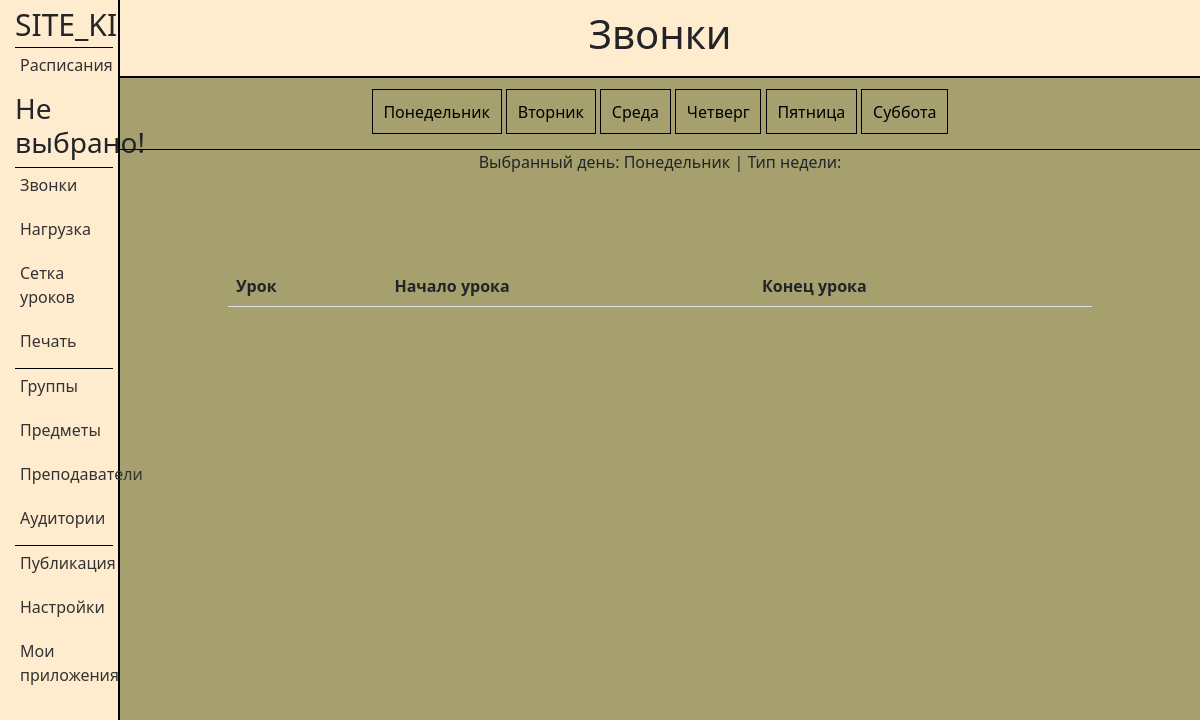
Before: /applications/7/bells/ with the older database file.
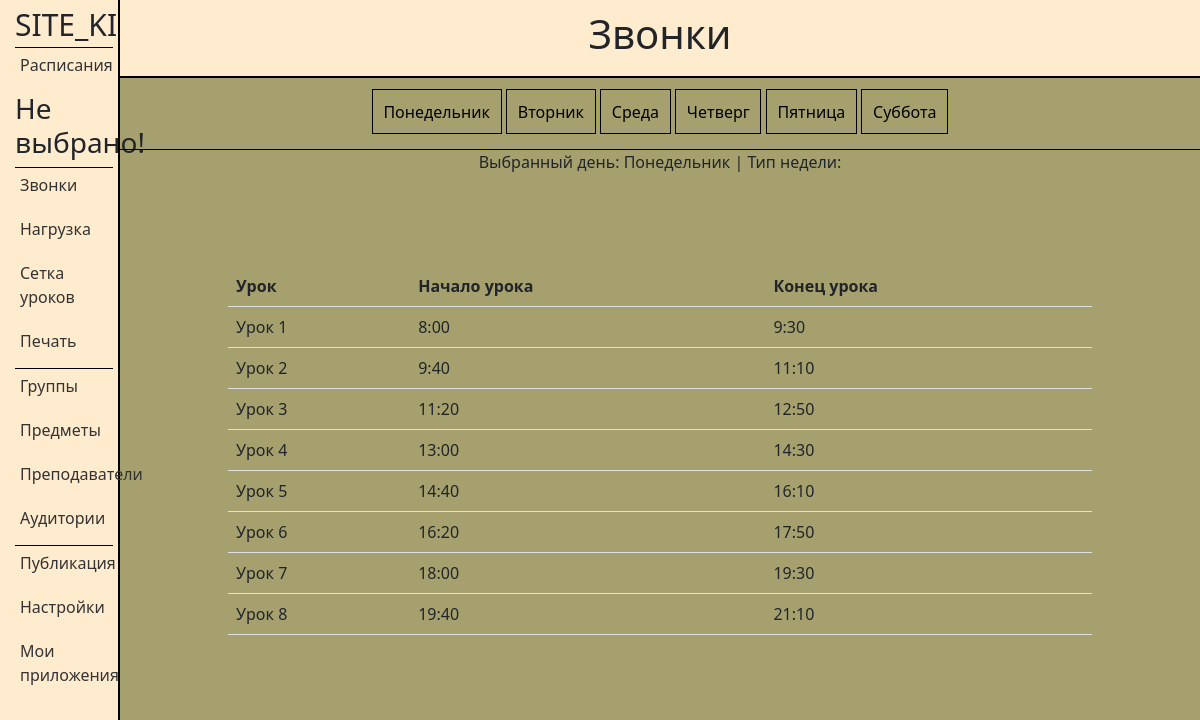
After: the same page with the newer database file.
### applications/models.py (models this page shows, shortened)
class Bells(models.Model):
    lesson = models.CharField('Урок', max_length=50)
    time_start = models.TimeField('Начало урока', default=timezone.now)
    time_end = models.TimeField('Конец урока', default=timezone.now)
    week_day = models.CharField('День недели', max_length=50)
    type = models.CharField('Тип', max_length=50)
    schedule_id = models.ForeignKey(Schedules, on_delete=models.CASCADE, related_name='Bells')
    class Meta:
        verbose_name = 'Звонок'
        verbose_name_plural = 'Звонки'

### applications/views.py (the view)
def bells(request, app_id):
    selected_day = request.GET.get('day')  # Получаем выбранный день из строки запроса
    week_title = find_week_title(request)
    if selected_day == None:
        selected_day = 'Понедельник'
    if selected_day:
        bells = Bells.objects.filter(schedule_id__application_id=app_id, week_day=selected_day)
    else:
        bells = Bells.objects.filter(schedule_id__application_id=app_id)
    data = {
        'bells': bells,
        'selected_day': selected_day,
        'app_id': app_id,
        'title': week_title
    }
    return render(request, 'applications/bells.html', data)

### applications/views.py (called while the page is built)
def find_week_title(request):
    week_title = None
    if request.COOKIES.get('selectedElementId'):
        sched_id = request.COOKIES.get('selectedElementId')
        sched_instance = Schedules.objects.get(id=sched_id)
        week_title = sched_instance.title
    else:
        week_title = 'Не выбрано!'
    return week_title

### applications/templates/applications/bells.html (shortened to what this page needs)
{% extends 'applications/layout.html' %}
{% load static %}
{% block content %}
<div class="features">
    <header>
        <h1>Звонки</h1>
    </header>
<div class="day_selector">
    <div class="week-selector">
        <a href="?day=Понедельник">Понедельник</a>
        <a href="?day=Вторник">Вторник</a>
        <a href="?day=Среда">Среда</a>
        <a href="?day=Четверг">Четверг</a>
        <a href="?day=Пятница">Пятница</a>
        <a href="?day=Суббота">Суббота</a>
    </div>
    <p>Выбранный день: {{ selected_day }} | Тип недели: {{ bell.type }}</p>
</div>
    <table class="table">
        <thead>
            <tr>
                <th>Урок</th>
                <th>Начало урока</th>
                <th>Конец урока</th>
            </tr>
        </thead>
        <tbody>
            {% for bell in bells %}
            <tr>
                <td>{{ bell.lesson }}</td>
                <td>{{ bell.time_start }}</td>
                <td>{{ bell.time_end }}</td>
            </tr>
            {% endfor %}
        </tbody>
    </table>
</div>
{% endblock %}

### applications/templates/applications/layout.html (shortened to what this page needs)
{% load static %}
<!doctype html>
<html lang="en">
<head>
    <link rel="stylesheet" href="https://cdn.jsdelivr.net/npm/bootstrap@5.2.3/dist/css/bootstrap.min.css">
    <link rel="stylesheet" href="{% static 'applications/css/main.css' %}">
</head>
<body>
<aside class="sidebar">
    <span class="logo">SITE_KIPO</span>
    <ul class="nav">
        <li><a id="sched_link" href="/applications/{{ app_id }}/schedules">Расписания</a></li>
        <h3>{{ title }}</h3>
    </ul>
    <ul class="nav">
        <li><a href="/applications/{{ app_id }}/bells">Звонки</a></li>
        <li><a href="/applications/{{ app_id }}/workloads">Нагрузка</a></li>
        <li><a href="/applications/{{ app_id }}/lessons">Сетка уроков</a></li>
        <li><a href="/applications/{{ app_id }}/print/schedule">Печать</a></li>
    </ul>
    <ul class="nav">
        <li><a href="/applications/{{ app_id }}/groups">Группы</a></li>
        <li><a href="/applications/{{ app_id }}/subjects">Предметы</a></li>
        <li><a href="/applications/{{ app_id }}/teachers">Преподаватели</a></li>
        <li><a href="/applications/{{ app_id }}/cabinets">Аудитории</a></li>
    </ul>
    <ul class="nav">
        <li><a href="/applications/{{ app_id }}/publication">Публикация</a></li>
        <li><a href="/applications/{{ app_id }}/settings">Настройки</a></li>
        <li><a href="{% url 'home' %}">Мои приложения</a></li>
    </ul>
</aside>
{% block content %}
{% endblock %}
</body>
</html>

### applications/static/applications/css/main.css (style rules this page uses)
header { display: flex; justify-content: center; min-width: 100%; background-color: blanchedalmond; padding: 10px 0px 10px 0px; border-bottom: 2px solid black; }
body { display: flex; background-color: #a5a06e; }
.features { width: 100%; }
.sidebar { float: left; width: 10%; background-color: blanchedalmond; padding: 2px 5px 0px 15px; height: 100vh; border-right: 2px solid black; }
.nav { border-top: 1px solid black; list-style-type: none; padding: 0; margin: 0; }
.nav li { margin-bottom: 10px; }
.nav li a { display: block; text-decoration: none; color: #333; padding: 5px; border-radius: 5px; }
ul.nav { display: block; }
aside .logo { font-size: 30px; font-weight: bolt; }
.day_selector { display: grid; text-align: center; height: 80px; align-content: space-between; margin-bottom: 10%; }
.week-selector a { color: black; text-decoration: none; border: 1px solid black; padding: 1%; margin: auto; }
.week-selector { border-bottom: 1px solid black; height: 50px; margin-top: 2%; }
p { margin: auto; }
table.table { width: 80%; margin: auto; }

Changed rows visible on the page:
added Bells: lesson "Урок 1", time_start "8:00", time_end "9:30"
added Bells: lesson "Урок 2", time_start "9:40", time_end "11:10"
added Bells: lesson "Урок 3", time_start "11:20", time_end "12:50"
added Bells: lesson "Урок 4", time_start "13:00", time_end "14:30"
added Bells: lesson "Урок 5", time_start "14:40", time_end "16:10"
added Bells: lesson "Урок 6", time_start "16:20", time_end "17:50"
added Bells: lesson "Урок 7", time_start "18:00", time_end "19:30"
added Bells: lesson "Урок 8", time_start "19:40", time_end "21:10"
